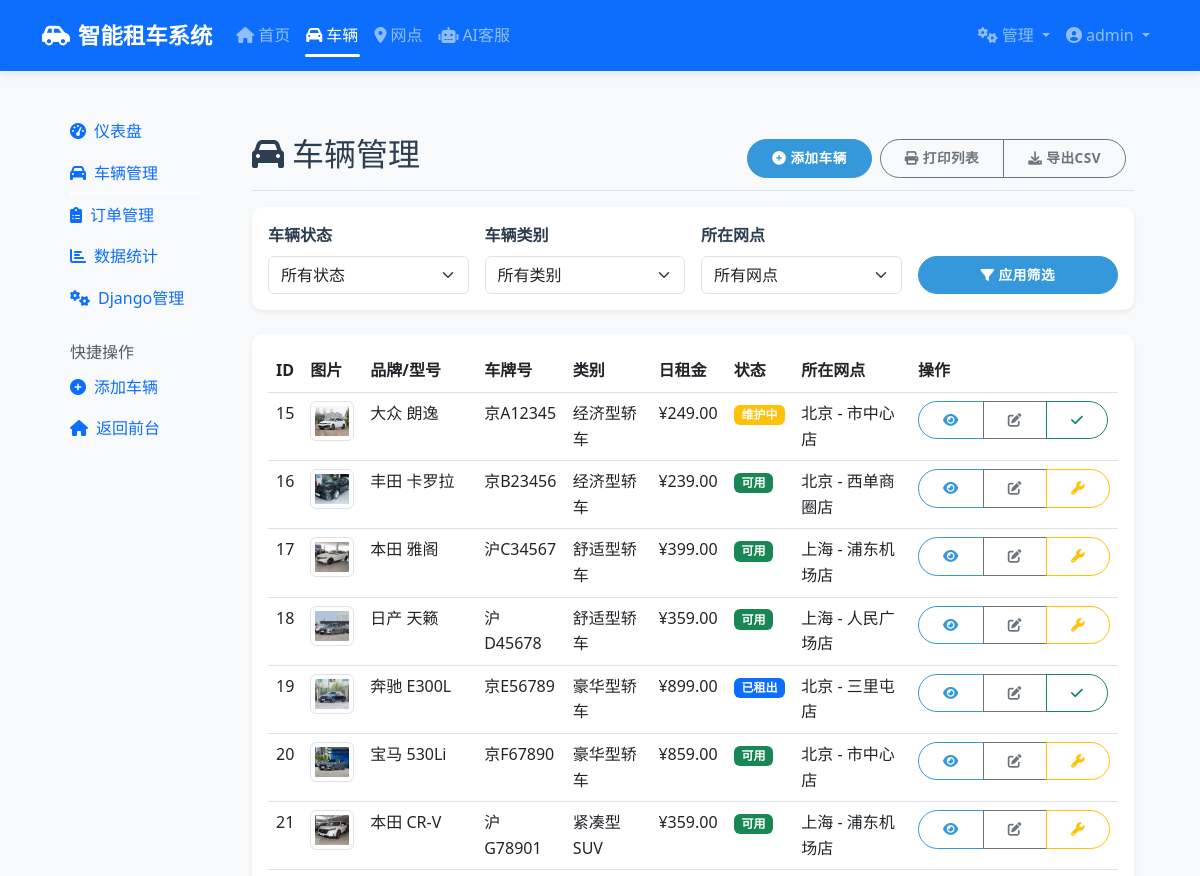
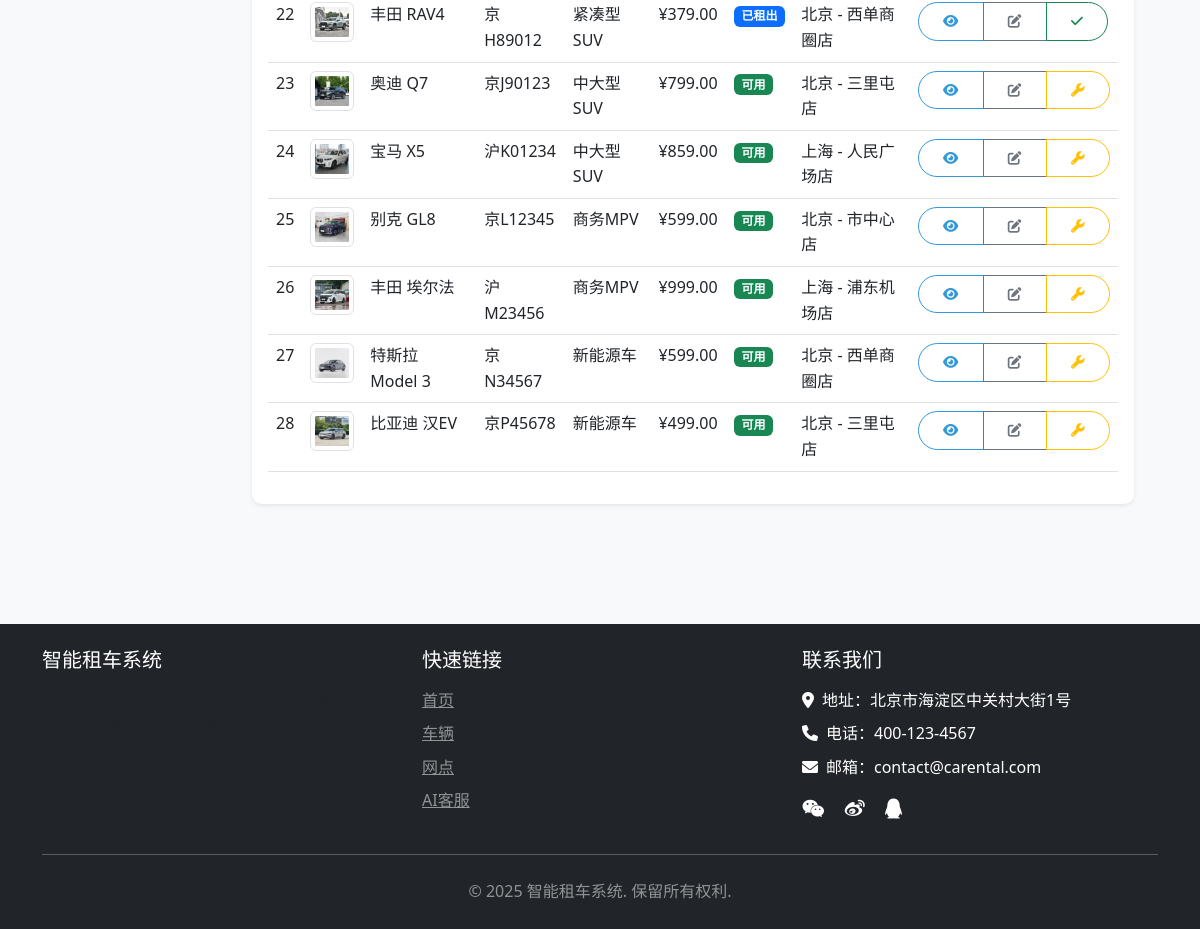
The app's page /my-admin/cars/ (signed in) with its own data (2 pictures, top to bottom).
### car_rental/models.py (models this page shows, shortened)
class Car(models.Model):
    CAR_STATUS_CHOICES = (
        ('available', '可用'),
        ('rented', '已租出'),
        ('maintenance', '维护中'),
        ('unavailable', '不可用'),
    )
    TRANSMISSION_CHOICES = (
        ('auto', '自动'),
        ('manual', '手动'),
    )
    FUEL_TYPE_CHOICES = (
        ('gasoline', '汽油'),
        ('diesel', '柴油'),
        ('electric', '电动'),
        ('hybrid', '混合动力'),
    )
    name = models.CharField(max_length=100, verbose_name='车辆名称')
    brand = models.CharField(max_length=50, verbose_name='品牌')
    model = models.CharField(max_length=50, verbose_name='型号')
    year = models.IntegerField(verbose_name='年份')
    license_plate = models.CharField(max_length=20, verbose_name='车牌号')
    category = models.ForeignKey(CarCategory, on_delete=models.SET_NULL, null=True, related_name='cars', verbose_name='类别')
    seats = models.IntegerField(verbose_name='座位数')
    transmission = models.CharField(max_length=10, choices=TRANSMISSION_CHOICES, verbose_name='变速箱')
    fuel_type = models.CharField(max_length=10, choices=FUEL_TYPE_CHOICES, verbose_name='燃料类型')
    daily_rate = models.DecimalField(max_digits=10, decimal_places=2, verbose_name='日租金')
    deposit = models.DecimalField(max_digits=10, decimal_places=2, default=0, verbose_name='押金')
    discount_rate = models.IntegerField(null=True, blank=True, verbose_name='折扣率')
    image = models.ImageField(upload_to='car_images/', verbose_name='车辆图片')
    description = models.TextField(verbose_name='车辆描述')
    status = models.CharField(max_length=15, choices=CAR_STATUS_CHOICES, default='available', verbose_name='状态')
    location = models.ForeignKey(Location, on_delete=models.SET_NULL, null=True, related_name='cars', verbose_name='所在网点')
    mileage = models.IntegerField(verbose_name='里程数', default=0)
    features = models.TextField(verbose_name='特性和配置', blank=True, null=True)
    class Meta:
        verbose_name = '车辆'
        verbose_name_plural = '车辆'

class CarCategory(models.Model):
    name = models.CharField(max_length=50, verbose_name='类别名称')
    description = models.TextField(verbose_name='类别描述')
    class Meta:
        verbose_name = '车辆类别'
        verbose_name_plural = '车辆类别'

class Location(models.Model):
    name = models.CharField(max_length=100, verbose_name='网点名称')
    address = models.TextField(verbose_name='详细地址')
    city = models.CharField(max_length=50, verbose_name='城市')
    latitude = models.FloatField(verbose_name='纬度', null=True, blank=True)
    longitude = models.FloatField(verbose_name='经度', null=True, blank=True)
    phone = models.CharField(max_length=15, verbose_name='联系电话')
    business_hours = models.CharField(max_length=100, verbose_name='营业时间', default='8:00-20:00')
    class Meta:
        verbose_name = '租车网点'
        verbose_name_plural = '租车网点'

### car_rental/views.py (the view)
# urls.py: path('my-admin/cars/', views.admin_cars, name='admin_cars'),
@staff_member_required
def admin_cars(request):
    cars = Car.objects.all().order_by('id')
    status_filter = request.GET.get('status')
    if status_filter and status_filter != 'all':
        cars = cars.filter(status=status_filter)
    category_filter = request.GET.get('category')
    if category_filter:
        cars = cars.filter(category_id=category_filter)
    location_filter = request.GET.get('location')
    if location_filter:
        cars = cars.filter(location_id=location_filter)
    paginator = Paginator(cars, 20)  # 每页20辆车
    page_number = request.GET.get('page')
    page_obj = paginator.get_page(page_number)
    categories = CarCategory.objects.all()
    locations = Location.objects.all()
    context = {
        'page_obj': page_obj,
        'categories': categories,
        'locations': locations,
        'status_filter': status_filter or 'all',
        'category_filter': category_filter,
        'location_filter': location_filter,
    }
    return render(request, 'car_rental/admin/cars.html', context)

### templates/car_rental/admin/cars.html (shortened to what this page needs)
{% extends 'car_rental/admin/admin_base.html' %}
{% block admin_content %}
<div class="d-flex justify-content-between flex-wrap flex-md-nowrap align-items-center pt-3 pb-2 mb-3 border-bottom">
    <h1 class="h2"><i class="fas fa-car me-2"></i>车辆管理</h1>
    <div class="btn-toolbar mb-2 mb-md-0">
        <a href="{% url 'car_rental:admin_add_car' %}" class="btn btn-sm btn-primary me-2">
            <i class="fas fa-plus-circle me-1"></i>添加车辆
        </a>
        <div class="btn-group me-2">
            <button type="button" class="btn btn-sm btn-outline-secondary" onclick="window.print()">
                <i class="fas fa-print me-1"></i>打印列表
            </button>
            <button type="button" class="btn btn-sm btn-outline-secondary" onclick="exportToCSV()">
                <i class="fas fa-download me-1"></i>导出CSV
            </button>
        </div>
    </div>
</div>
<div class="card shadow-sm mb-4">
    <div class="card-body">
        <form method="get" class="row g-3">
            <div class="col-md-3">
                <label class="form-label">车辆状态</label>
                <select name="status" class="form-select" onchange="this.form.submit()">
                    <option value="all" {% if status_filter == 'all' %}selected{% endif %}>所有状态</option>
                </select>
            </div>
            <div class="col-md-3">
                <label class="form-label">车辆类别</label>
                <select name="category" class="form-select" onchange="this.form.submit()">
                    <option value="">所有类别</option>
                </select>
            </div>
            <div class="col-md-3">
                <label class="form-label">所在网点</label>
                <select name="location" class="form-select" onchange="this.form.submit()">
                    <option value="">所有网点</option>
                </select>
            </div>
            <div class="col-md-3 d-flex align-items-end">
                <button type="submit" class="btn btn-primary w-100">
                    <i class="fas fa-filter me-1"></i>应用筛选
                </button>
            </div>
        </form>
    </div>
</div>
<div class="card shadow-sm">
    <div class="card-body">
        {% if page_obj %}
        <div class="table-responsive">
            <table class="table table-hover">
                <thead>
                    <tr>
                        <th>ID</th>
                        <th>图片</th>
                        <th>品牌/型号</th>
                        <th>车牌号</th>
                        <th>类别</th>
                        <th>日租金</th>
                        <th>状态</th>
                        <th>所在网点</th>
                        <th>操作</th>
                    </tr>
                </thead>
                <tbody>
                    {% for car in page_obj %}
                    <tr>
                        <td>{{ car.id }}</td>
                        <td style="width: 60px">
                            {% if car.image %}
                                <img src="{{ car.image.url }}" class="img-thumbnail" style="width: 50px; height: 40px; object-fit: cover;">
                            {% else %}
                                <div class="bg-light d-flex align-items-center justify-content-center" style="width: 50px; height: 40px;">
                                    <i class="fas fa-car text-secondary"></i>
                                </div>
                            {% endif %}
                        </td>
                        <td>{{ car.brand }} {{ car.model }}</td>
                        <td>{{ car.license_plate }}</td>
                        <td>{{ car.category.name }}</td>
                        <td>¥{{ car.daily_rate }}</td>
                        <td>
                            <span class="badge bg-{% if car.status == 'available' %}success{% elif car.status == 'rented' %}primary{% elif car.status == 'maintenance' %}warning{% else %}danger{% endif %}">
                                {{ car.get_status_display }}
                            </span>
                        </td>
                        <td>{{ car.location.city }} - {{ car.location.name }}</td>
                        <td>
                            <div class="btn-group btn-group-sm">
                                <a href="{% url 'car_rental:car_detail' car.id %}" class="btn btn-outline-primary" title="查看">
                                    <i class="fas fa-eye"></i>
                                </a>
                                <a href="{% url 'car_rental:admin_edit_car' car.id %}" class="btn btn-outline-secondary" title="编辑">
                                    <i class="fas fa-edit"></i>
                                </a>
                                <button type="button"
                                        class="btn btn-outline-{% if car.status == 'available' %}warning{% else %}success{% endif %} toggle-status-btn"
                                        title="{% if car.status == 'available' %}标记为维护{% else %}标记为可用{% endif %}"
                                        data-car-id="{{ car.id }}"
                                        data-current-status="{{ car.status }}">
                                    <i class="fas fa-{% if car.status == 'available' %}wrench{% else %}check{% endif %}"></i>
                                </button>
                            </div>
                        </td>
                    </tr>
                    {% endfor %}
                </tbody>
            </table>
        </div>
        {% endif %}
    </div>
</div>
{% endblock %}

### templates/base/base.html (shortened to what this page needs)
<!DOCTYPE html>
<html lang="zh-CN">
<head>
    <link href="https://cdn.jsdelivr.net/npm/bootstrap@5.3.0/dist/css/bootstrap.min.css" rel="stylesheet">
    <link rel="stylesheet" href="https://cdnjs.cloudflare.com/ajax/libs/font-awesome/6.0.0/css/all.min.css">
    <link rel="stylesheet" href="/static/css/main.css">
</head>
<body>
    <nav class="navbar navbar-expand-lg navbar-dark bg-primary sticky-top">
        <div class="container">
            <a class="navbar-brand" href="{% url 'car_rental:home' %}">
                <i class="fas fa-car-side me-2"></i>智能租车系统
            </a>
            <div class="collapse navbar-collapse" id="navbarNav">
                <ul class="navbar-nav me-auto">
                    <li class="nav-item">
                        <a class="nav-link {% if request.path == '/' %}active{% endif %}" href="{% url 'car_rental:home' %}">
                            <i class="fas fa-home me-1"></i>首页
                        </a>
                    </li>
                    <li class="nav-item">
                        <a class="nav-link {% if '/cars/' in request.path %}active{% endif %}" href="{% url 'car_rental:car_list' %}">
                            <i class="fas fa-car me-1"></i>车辆
                        </a>
                    </li>
                    <li class="nav-item">
                        <a class="nav-link {% if '/locations/' in request.path %}active{% endif %}" href="{% url 'car_rental:location_list' %}">
                            <i class="fas fa-map-marker-alt me-1"></i>网点
                        </a>
                    </li>
                    <li class="nav-item">
                        <a class="nav-link {% if '/ai-customer-service/chat/' in request.path %}active{% endif %}" href="{% url 'ai_customer_service:chat_interface' %}">
                            <i class="fas fa-robot me-1"></i>AI客服
                        </a>
                    </li>
                </ul>
                <ul class="navbar-nav">
                    {% if user.is_authenticated %}
                        {% if user.profile.user_type == 'admin' or user.is_staff %}
                        <li class="nav-item dropdown">
                            <a class="nav-link dropdown-toggle" href="#" id="adminDropdown" role="button" data-bs-toggle="dropdown">
                                <i class="fas fa-cogs me-1"></i>管理
                            </a>
                        </li>
                        {% endif %}
                        <li class="nav-item dropdown">
                            <a class="nav-link dropdown-toggle" href="#" id="userDropdown" role="button" data-bs-toggle="dropdown">
                                <i class="fas fa-user-circle me-1"></i>{{ user.username }}
                            </a>
                        </li>
                    {% endif %}
                </ul>
            </div>
        </div>
    </nav>
    <main class="py-4">
        <div class="container">
            {% block content %}{% endblock %}
        </div>
    </main>
    <footer class="footer bg-dark text-white py-4 mt-5">
        <div class="container">
            <div class="row">
                <div class="col-md-4 mb-4 mb-md-0">
                    <h5 class="text-uppercase mb-3">智能租车系统</h5>
                    <p class="text-muted">
                    </p>
                </div>
                <div class="col-md-4 mb-4 mb-md-0">
                    <h5 class="text-uppercase mb-3">快速链接</h5>
                    <ul class="list-unstyled">
                        <li class="mb-2"><a href="{% url 'car_rental:home' %}" class="text-white-50">首页</a></li>
                        <li class="mb-2"><a href="{% url 'car_rental:car_list' %}" class="text-white-50">车辆</a></li>
                        <li class="mb-2"><a href="{% url 'car_rental:location_list' %}" class="text-white-50">网点</a></li>
                        <li class="mb-2"><a href="{% url 'ai_customer_service:chat_interface' %}" class="text-white-50">AI客服</a></li>
                    </ul>
                </div>
                <div class="col-md-4">
                    <h5 class="text-uppercase mb-3">联系我们</h5>
                    <ul class="list-unstyled">
                        <li class="mb-2"><i class="fas fa-map-marker-alt me-2"></i>地址：北京市海淀区中关村大街1号</li>
                        <li class="mb-2"><i class="fas fa-phone me-2"></i>电话：400-123-4567</li>
                        <li class="mb-2"><i class="fas fa-envelope me-2"></i>邮箱：contact@carental.com</li>
                    </ul>
                    <div class="mt-3">
                        <a href="#" class="text-white me-3"><i class="fab fa-weixin fa-lg"></i></a>
                        <a href="#" class="text-white me-3"><i class="fab fa-weibo fa-lg"></i></a>
                        <a href="#" class="text-white"><i class="fab fa-qq fa-lg"></i></a>
                    </div>
                </div>
            </div>
            <hr class="my-4">
            <div class="text-center">
                <p class="mb-0 text-white-50">© {% now "Y" %} 智能租车系统. 保留所有权利.</p>
            </div>
        </div>
    </footer>
</body>
</html>

### static/css/main.css (style rules this page uses)
:root { --primary-color: #3498db; --secondary-color: #2980b9; --accent-color: #e74c3c; --light-color: #ecf0f1; --dark-color: #2c3e50; --gray-color: #95a5a6; --success-color: #2ecc71; --warning-color: #f39c12; --danger-color: #e74c3c; --info-color: #3498db; }
body { font-family: 'Segoe UI', Tahoma, Geneva, Verdana, sans-serif; color: var(--dark-color); background-color: #f8f9fa; line-height: 1.6; }
.navbar { box-shadow: 0 2px 10px rgba(0, 0, 0, 0.1); padding: 0.8rem 1rem; }
.navbar-brand { font-weight: 700; font-size: 1.4rem; }
.nav-link { font-weight: 500; position: relative; padding: 0.5rem 1rem; transition: all 0.3s ease; }
.nav-link.active::after { content: ''; position: absolute; bottom: 0; left: 10%; width: 80%; height: 3px; background-color: white; border-radius: 2px; }
.card { border: none; border-radius: 10px; box-shadow: 0 4px 15px rgba(0, 0, 0, 0.1); transition: transform 0.3s ease, box-shadow 0.3s ease; margin-bottom: 1.5rem; overflow: hidden; }
.btn { border-radius: 50px; padding: 0.5rem 1.5rem; font-weight: 600; text-transform: uppercase; font-size: 0.85rem; letter-spacing: 0.5px; transition: all 0.3s ease; }
.btn-primary { background-color: var(--primary-color); border-color: var(--primary-color); }
.btn-outline-primary { color: var(--primary-color); border-color: var(--primary-color); }
.form-label { font-weight: 600; margin-bottom: 0.5rem; color: var(--dark-color); }
.footer { background-color: var(--dark-color); }
.footer a { transition: color 0.3s ease; }

### records on screen
Car: id "15", image (picture), brand "大众", model "朗逸", license_plate "京A12345", category.name "经济型轿车", daily_rate "249.00", status "维护中", location.city "北京", location.name "市中心店"
Car: id "16", image (picture), brand "丰田", model "卡罗拉", license_plate "京B23456", category.name "经济型轿车", daily_rate "239.00", status "可用", location.city "北京", location.name "西单商圈店"
Car: id "17", image (picture), brand "本田", model "雅阁", license_plate "沪C34567", category.name "舒适型轿车", daily_rate "399.00", status "可用", location.city "上海", location.name "浦东机场店"
Car: id "18", image (picture), brand "日产", model "天籁", license_plate "沪D45678", category.name "舒适型轿车", daily_rate "359.00", status "可用", location.city "上海", location.name "人民广场店"
Car: id "19", image (picture), brand "奔驰", model "E300L", license_plate "京E56789", category.name "豪华型轿车", daily_rate "899.00", status "已租出", location.city "北京", location.name "三里屯店"
Car: id "20", image (picture), brand "宝马", model "530Li", license_plate "京F67890", category.name "豪华型轿车", daily_rate "859.00", status "可用", location.city "北京", location.name "市中心店"
Car: id "21", image (picture), brand "本田", model "CR-V", license_plate "沪G78901", category.name "紧凑型SUV", daily_rate "359.00", status "可用", location.city "上海", location.name "浦东机场店"
Car: id "22", image (picture), brand "丰田", model "RAV4", license_plate "京H89012", category.name "紧凑型SUV", daily_rate "379.00", status "已租出", location.city "北京", location.name "西单商圈店"
Car: id "23", image (picture), brand "奥迪", model "Q7", license_plate "京J90123", category.name "中大型SUV", daily_rate "799.00", status "可用", location.city "北京", location.name "三里屯店"
Car: id "24", image (picture), brand "宝马", model "X5", license_plate "沪K01234", category.name "中大型SUV", daily_rate "859.00", status "可用", location.city "上海", location.name "人民广场店"
Car: id "25", image (picture), brand "别克", model "GL8", license_plate "京L12345", category.name "商务MPV", daily_rate "599.00", status "可用", location.city "北京", location.name "市中心店"
Car: id "26", image (picture), brand "丰田", model "埃尔法", license_plate "沪M23456", category.name "商务MPV", daily_rate "999.00", status "可用", location.city "上海", location.name "浦东机场店"
Car: id "27", image (picture), brand "特斯拉", model "Model 3", license_plate "京N34567", category.name "新能源车", daily_rate "599.00", status "可用", location.city "北京", location.name "西单商圈店"
Car: id "28", image (picture), brand "比亚迪", model "汉EV", license_plate "京P45678", category.name "新能源车", daily_rate "499.00", status "可用", location.city "北京", location.name "三里屯店"

### other values on screen
{{ user.username }} "admin"
